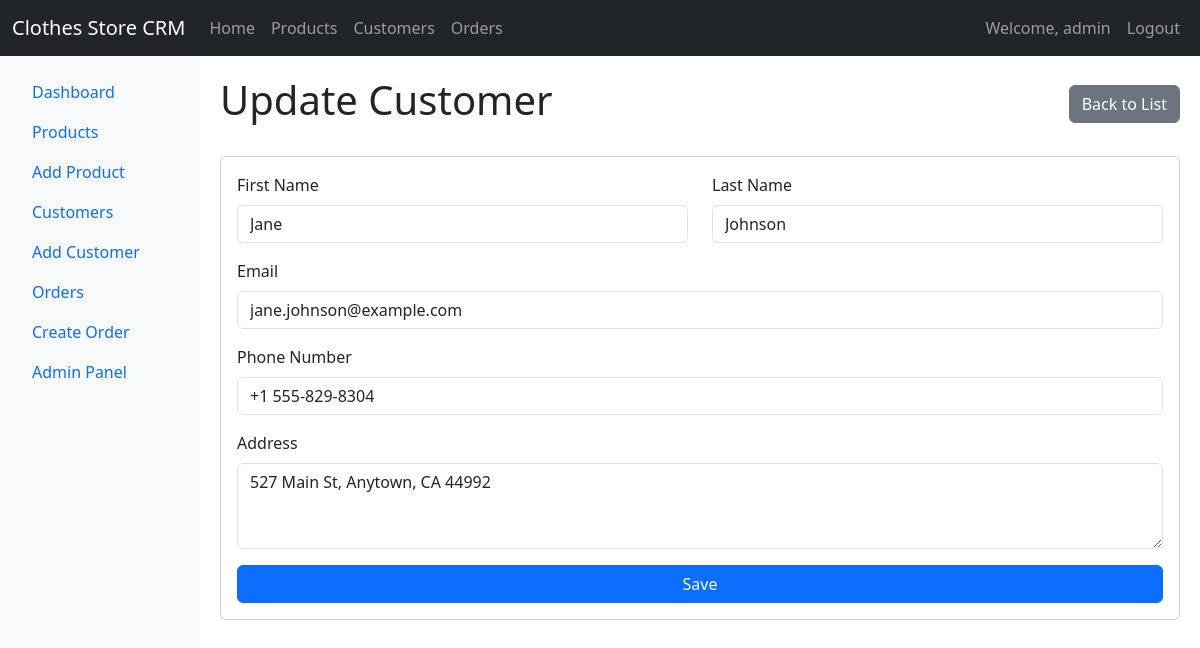
/customers/2/update/ (signed in), run on the app's committed database.
### core/models.py (models this page shows, shortened)
class Customer(models.Model):
    first_name = models.CharField(max_length=50)
    last_name = models.CharField(max_length=50)
    email = models.EmailField(unique=True)
    phone_number = models.CharField(max_length=15)
    address = models.TextField()

### core/views.py (the view)
# urls.py: path('customers/<int:pk>/update/', views.customer_update, name='customer_update'),
@login_required
def customer_update(request, pk):
    customer = get_object_or_404(Customer, pk=pk)
    if request.method == 'POST':
        form = CustomerForm(request.POST, instance=customer)
        if form.is_valid():
            form.save()
            messages.success(request, 'Customer updated successfully')
            return redirect('customer_detail', pk=customer.pk)
    else:
        form = CustomerForm(instance=customer)
    return render(request, 'core/customers/form.html', {'form': form, 'title': 'Update Customer'})

### core/forms.py
class CustomerForm(forms.ModelForm):
    class Meta:
        model = Customer
        fields = ['first_name', 'last_name', 'email', 'phone_number', 'address']
        widgets = {
            'address': forms.Textarea(attrs={'rows': 3}),
        }

### core/templates/core/customers/form.html (shortened to what this page needs)
{% extends "core/base.html" %}
{% block content %}
<div class="d-flex justify-content-between align-items-center mb-4">
    <h1>{{ title }}</h1>
    <a href="{% url 'customer_list' %}" class="btn btn-secondary">Back to List</a>
</div>
<div class="card">
    <div class="card-body">
        <form method="post">
            <div class="row">
                <div class="col-md-6 mb-3">
                    <label for="{{ form.first_name.id_for_label }}" class="form-label">First Name</label>
                    <input type="text" name="{{ form.first_name.name }}" id="{{ form.first_name.id_for_label }}"
                           class="form-control {% if form.first_name.errors %}is-invalid{% endif %}"
                           value="{{ form.first_name.value|default:'' }}">
                </div>
                <div class="col-md-6 mb-3">
                    <label for="{{ form.last_name.id_for_label }}" class="form-label">Last Name</label>
                    <input type="text" name="{{ form.last_name.name }}" id="{{ form.last_name.id_for_label }}"
                           class="form-control {% if form.last_name.errors %}is-invalid{% endif %}"
                           value="{{ form.last_name.value|default:'' }}">
                </div>
            </div>
            <div class="mb-3">
                <label for="{{ form.email.id_for_label }}" class="form-label">Email</label>
                <input type="email" name="{{ form.email.name }}" id="{{ form.email.id_for_label }}"
                       class="form-control {% if form.email.errors %}is-invalid{% endif %}"
                       value="{{ form.email.value|default:'' }}">
            </div>
            <div class="mb-3">
                <label for="{{ form.phone_number.id_for_label }}" class="form-label">Phone Number</label>
                <input type="text" name="{{ form.phone_number.name }}" id="{{ form.phone_number.id_for_label }}"
                       class="form-control {% if form.phone_number.errors %}is-invalid{% endif %}"
                       value="{{ form.phone_number.value|default:'' }}">
            </div>
            <div class="mb-3">
                <label for="{{ form.address.id_for_label }}" class="form-label">Address</label>
                <textarea name="{{ form.address.name }}" id="{{ form.address.id_for_label }}"
                          class="form-control {% if form.address.errors %}is-invalid{% endif %}"
                          rows="3">{{ form.address.value|default:'' }}</textarea>
            </div>
            <div class="d-grid">
                <button type="submit" class="btn btn-primary">Save</button>
            </div>
        </form>
    </div>
</div>
{% endblock %}

### core/templates/core/base.html (shortened to what this page needs)
<!DOCTYPE html>
<html lang="en">
<head>
    <link href="https://cdn.jsdelivr.net/npm/bootstrap@5.3.0-alpha1/dist/css/bootstrap.min.css" rel="stylesheet">
</head>
<body>
    {% if user.is_authenticated %}
    <nav class="navbar navbar-expand-lg navbar-dark bg-dark">
        <div class="container-fluid">
            <a class="navbar-brand" href="{% url 'home' %}">Clothes Store CRM</a>
            <div class="collapse navbar-collapse" id="navbarNav">
                <ul class="navbar-nav me-auto">
                    <li class="nav-item">
                        <a class="nav-link" href="{% url 'home' %}">Home</a>
                    </li>
                    <li class="nav-item">
                        <a class="nav-link" href="{% url 'product_list' %}">Products</a>
                    </li>
                    <li class="nav-item">
                        <a class="nav-link" href="{% url 'customer_list' %}">Customers</a>
                    </li>
                    <li class="nav-item">
                        <a class="nav-link" href="{% url 'order_list' %}">Orders</a>
                    </li>
                </ul>
                <ul class="navbar-nav">
                    <li class="nav-item">
                        <span class="nav-link">Welcome, {{ user.username }}</span>
                    </li>
                    <li class="nav-item">
                        <a class="nav-link" href="{% url 'logout' %}">Logout</a>
                    </li>
                </ul>
            </div>
        </div>
    </nav>
    {% endif %}
    <div class="container-fluid">
        <div class="row">
            {% if user.is_authenticated %}
            <div class="col-md-2 sidebar p-3">
                <ul class="nav flex-column">
                    <li class="nav-item">
                        <a class="nav-link" href="{% url 'home' %}">Dashboard</a>
                    </li>
                    <li class="nav-item">
                        <a class="nav-link" href="{% url 'product_list' %}">Products</a>
                    </li>
                    <li class="nav-item">
                        <a class="nav-link" href="{% url 'product_create' %}">Add Product</a>
                    </li>
                    <li class="nav-item">
                        <a class="nav-link" href="{% url 'customer_list' %}">Customers</a>
                    </li>
                    <li class="nav-item">
                        <a class="nav-link" href="{% url 'customer_create' %}">Add Customer</a>
                    </li>
                    <li class="nav-item">
                        <a class="nav-link" href="{% url 'order_list' %}">Orders</a>
                    </li>
                    <li class="nav-item">
                        <a class="nav-link" href="{% url 'order_create' %}">Create Order</a>
                    </li>
                    <li class="nav-item">
                        <a class="nav-link" href="/admin/" target="_blank">Admin Panel</a>
                    </li>
                </ul>
            </div>
            <div class="col-md-10 content">
            {% else %}
            <div class="col-12 content">
            {% endif %}
                {% block content %}{% endblock %}
            </div>
        </div>
    </div>
</body>
</html>

### core/templates/core/base.html (style rules this page uses)
.sidebar { min-height: calc(100vh - 56px); background-color: #f8f9fa; }
.content { padding: 20px; }

### data on the page
Customer: first_name "Jane", last_name "Johnson", email "jane.johnson@example.com", phone_number "+1 555-829-8304", address "527 Main St, Anytown, CA 44992"

### other printed values
{{ user.username }} "admin"
{{ title }} "Update Customer"
